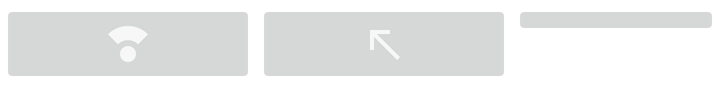
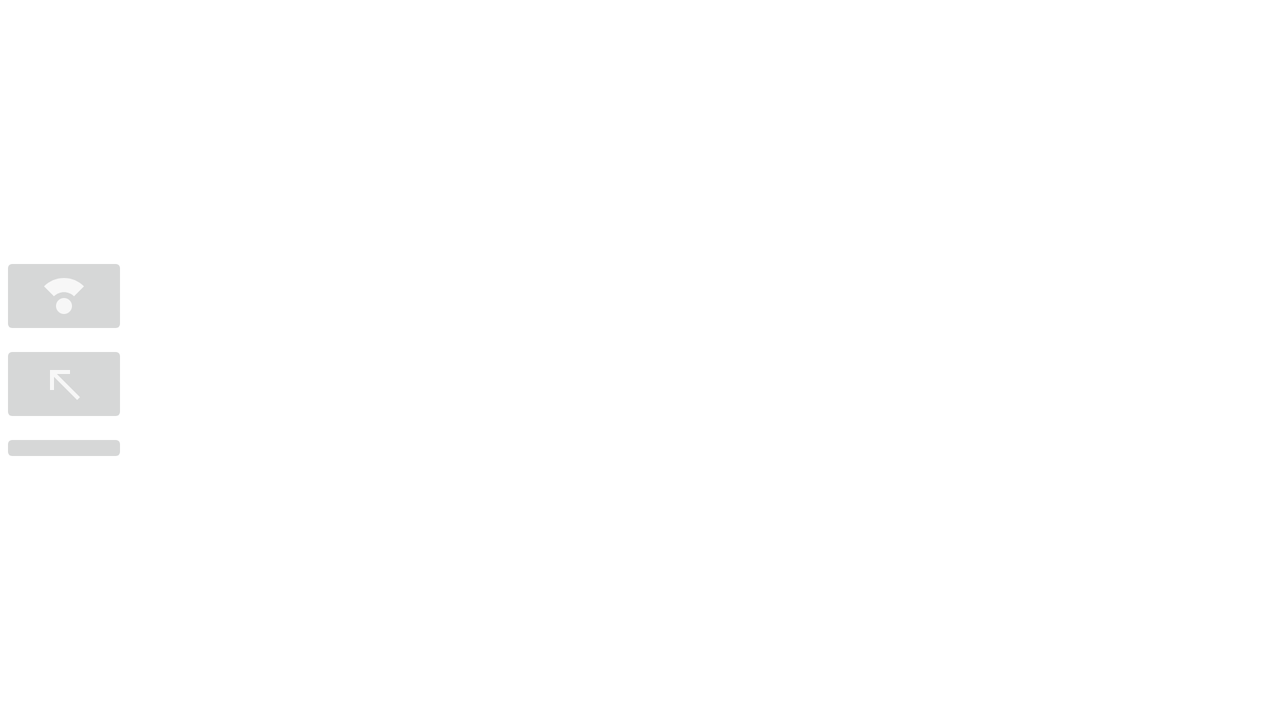

Compare how this app lays out the same screen by default and in its alternative resource folder. The renders come first, then the two layout files and the values they reference.
<!-- AndroidManifest.xml: application theme Theme.SportMap -->
<!-- res/layout/options_layout.xml -->
<?xml version="1.0" encoding="utf-8"?>
<androidx.constraintlayout.widget.ConstraintLayout xmlns:android="http://schemas.android.com/apk/res/android"
    xmlns:app="http://schemas.android.com/apk/res-auto"
    xmlns:tools="http://schemas.android.com/tools"
    android:id="@+id/optionsLayout"
    android:layout_width="match_parent"
    android:layout_height="wrap_content">

    <LinearLayout
        android:layout_width="match_parent"
        android:layout_height="50dp"
        android:orientation="horizontal"
        android:weightSum="3"
        app:layout_constraintBottom_toBottomOf="parent"
        app:layout_constraintEnd_toEndOf="parent"
        app:layout_constraintStart_toStartOf="parent"
        app:layout_constraintTop_toTopOf="parent">

        <ImageButton
            android:id="@+id/buttonCompass"
            android:layout_width="wrap_content"
            android:layout_height="wrap_content"
            android:layout_weight="1"
            android:onClick="buttonCompassOnClick"
            app:srcCompat="@drawable/compass" />

        <ImageButton
            android:id="@+id/buttonDirectionUp"
            android:layout_width="wrap_content"
            android:layout_height="wrap_content"
            android:layout_weight="1"
            android:onClick="buttonDirectionOnClick"
            app:srcCompat="@drawable/dir_free"
            tools:srcCompat="@drawable/dir_free" />

        <ImageButton
            android:id="@+id/buttonCenter"
            android:layout_width="wrap_content"
            android:layout_height="wrap_content"
            android:layout_weight="1"
            android:onClick="buttonCenterOnClick"
            app:srcCompat="@drawable/free" />

    </LinearLayout>
</androidx.constraintlayout.widget.ConstraintLayout>
<!-- resources referenced by this layout -->
<resources>
  <!-- drawable compass: png bitmap (drawable-hdpi, 307 bytes) -->
  <!-- drawable dir_free (drawable-anydpi) -->
  <vector xmlns:android="http://schemas.android.com/apk/res/android"
      android:width="24dp"
      android:height="24dp"
      android:viewportWidth="24"
      android:viewportHeight="24"
      android:tint="#FFFFFF"
      android:alpha="0.8">
    <path
        android:fillColor="@android:color/white"
        android:pathData="M5,15h2V8.41L18.59,20L20,18.59L8.41,7H15V5H5V15z"/>
  </vector>
  <style name="Theme.SportMap" parent="Theme.MaterialComponents.DayNight.DarkActionBar">
          
          <item name="colorPrimary">@color/purple_500</item>
          <item name="colorPrimaryVariant">@color/purple_700</item>
          <item name="colorOnPrimary">@color/white</item>
          
          <item name="colorSecondary">@color/teal_200</item>
          <item name="colorSecondaryVariant">@color/teal_700</item>
          <item name="colorOnSecondary">@color/black</item>
          
          <item name="android:statusBarColor" tools:targetApi="l">?attr/colorPrimaryVariant</item>
          
      </style>
</resources>
<!-- res/layout-land/options_layout.xml (the repository's variant of the layout above) -->
<!-- drawn on the phone turned sideways -->
<?xml version="1.0" encoding="utf-8"?>
<androidx.constraintlayout.widget.ConstraintLayout xmlns:android="http://schemas.android.com/apk/res/android"
    xmlns:app="http://schemas.android.com/apk/res-auto"
    xmlns:tools="http://schemas.android.com/tools"
    android:id="@+id/optionsLayout"
    android:layout_width="64dp"
    android:layout_height="match_parent">

    <LinearLayout
        android:layout_width="64dp"
        android:layout_height="wrap_content"
        android:orientation="vertical"
        app:layout_constraintBottom_toBottomOf="parent"
        app:layout_constraintStart_toStartOf="parent"
        app:layout_constraintTop_toTopOf="parent">

        <ImageButton
            android:id="@+id/buttonCompass"
            android:layout_width="match_parent"
            android:layout_height="wrap_content"
            android:layout_weight="1"
            android:onClick="buttonCompassOnClick"
            app:srcCompat="@drawable/compass" />

        <ImageButton
            android:id="@+id/buttonDirectionUp"
            android:layout_width="match_parent"
            android:layout_height="wrap_content"
            android:layout_weight="1"
            android:onClick="buttonDirectionOnClick"
            app:srcCompat="@drawable/dir_free"
            tools:srcCompat="@drawable/dir_free" />

        <ImageButton
            android:id="@+id/buttonCenter"
            android:layout_width="match_parent"
            android:layout_height="wrap_content"
            android:layout_weight="1"
            android:onClick="buttonCenterOnClick"
            app:srcCompat="@drawable/free" />
    </LinearLayout>
</androidx.constraintlayout.widget.ConstraintLayout>
